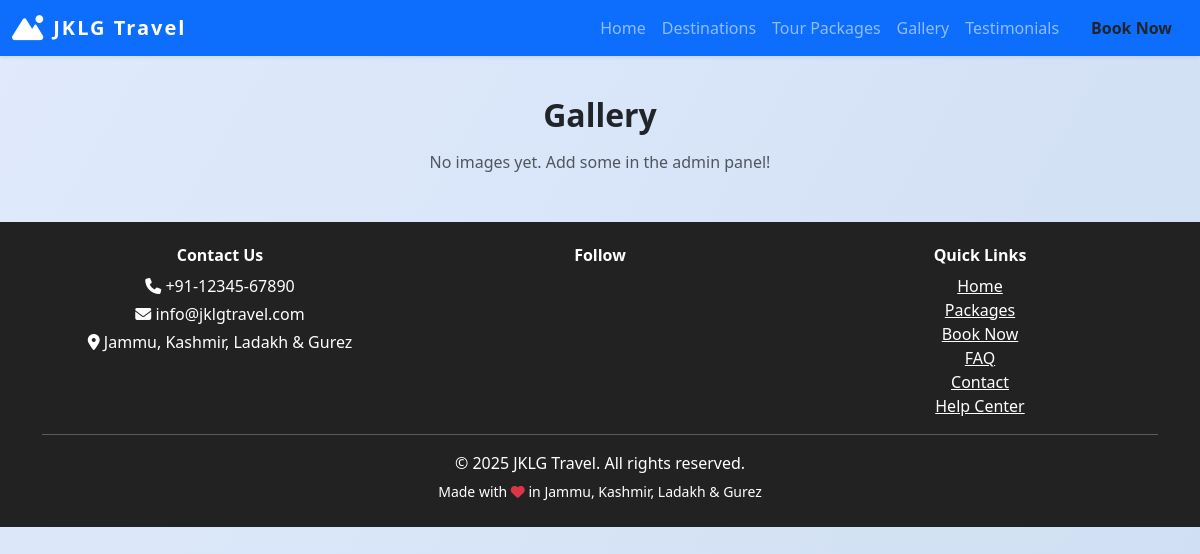
/gallery, run on an earlier commit of the app's database.
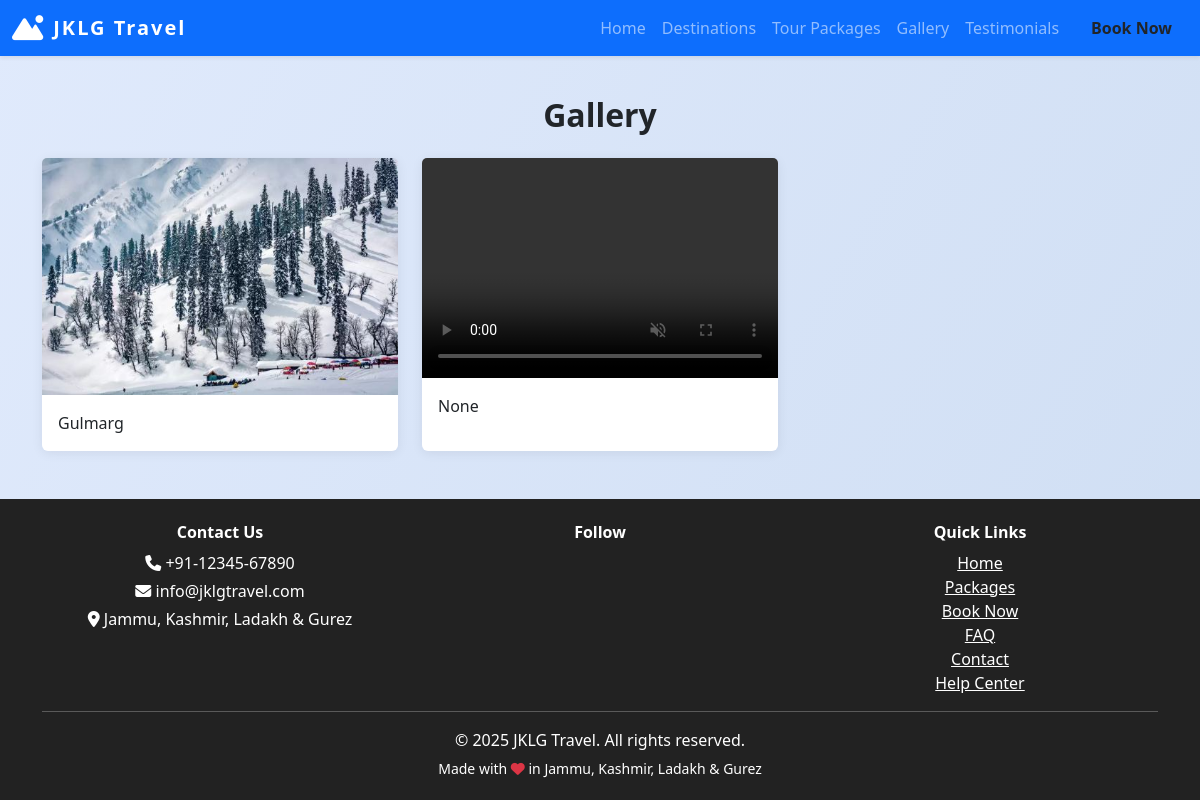
And on a later commit of the database.
### models.py (models this page shows)
class GalleryImage(db.Model):
    id = db.Column(db.Integer, primary_key=True)
    image = db.Column(db.String(200))
    caption = db.Column(db.String(200))
    video = db.Column(db.String(200))  # New field for video

### views.py (the view)
@main.route('/gallery')
def gallery():
    page = request.args.get('page', 1, type=int)
    per_page = 6
    pagination = GalleryImage.query.paginate(page=page, per_page=per_page, error_out=False)
    gallery = pagination.items
    return render_template('gallery.html', gallery=gallery, pagination=pagination)

### views.py (called while the page is built)
@main.context_processor
def inject_site_settings():
    settings = SiteSettings.query.first()
    return dict(site_settings=settings)

### templates/gallery.html (shortened to what this page needs)
{% extends 'base.html' %}
{% block content %}
<h2 class="section-title text-center">Gallery</h2>
<div class="row g-4">
    {% for g in gallery %}
    <div class="col-md-4">
        <div class="card h-100 gallery-card" data-bs-toggle="modal" data-bs-target="#galleryModal{{ g.id }}" style="cursor:pointer;">
            {% if g.image %}
            <img src="{{ url_for('static', filename='gallery/' + g.image) }}" class="card-img-top" alt="Gallery image">
            {% elif g.video %}
            <video class="card-img-top" src="{{ url_for('static', filename='gallery/' + g.video) }}" controls muted style="height:220px;object-fit:cover;"></video>
            {% else %}
            <img src="https://via.placeholder.com/600x400?text=Gallery" class="card-img-top" alt="Gallery image">
            {% endif %}
            <div class="card-body"><p class="card-text">{{ g.caption }}</p></div>
        </div>
    </div>
    {% endfor %}
</div>
{% if not gallery %}
<p class="text-muted mt-3 text-center">No images yet. Add some in the admin panel!</p>
{% endif %}
{% endblock %}

What changed in the data, as far as the page shows it:
added GalleryImage: image (picture), caption "Gulmarg"
added GalleryImage: caption "None"
Also different on the page:
text no longer shown: "No images yet. Add some in the admin panel!"
